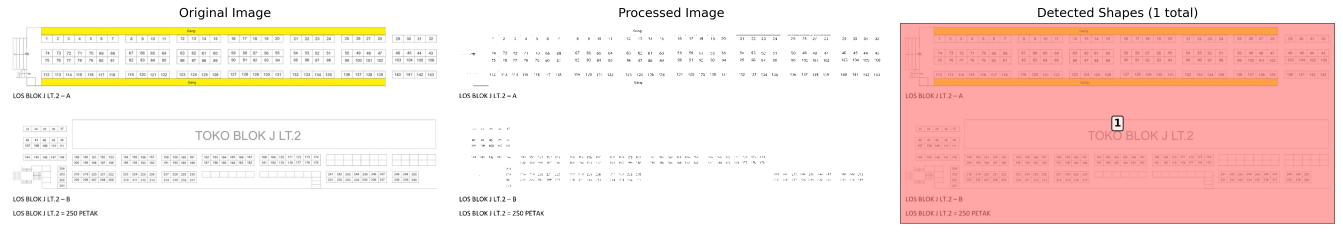
#> input picture robust_detection_60_edit.png, 5370 x 925 px (shown at 1/4 size); its folder holds only this picture in this run
$ python robust_detector.py
#> lines starting #> are read from the running program, lines starting #| are printed output that depends on the picture; after the words box and inside, x2 and y2 are one past the last pixel; in counts of white or black regions, pixels touching at a corner belong together
#!/usr/bin/env python3
"""
Robust Shape Detector - Versi yang lebih stabil dan mudah digunakan
Mengatasi berbagai masalah umum yang mungkin terjadi
"""

import cv2
import numpy as np
import matplotlib.pyplot as plt
import json
import os
import sys

# Set matplotlib backend untuk menghindari error display
import matplotlib
matplotlib.use('TkAgg')  # Try TkAgg first, fallback to Agg if needed

class RobustDetector:
    def __init__(self):
        self.colors = [
            '#FF6B6B', '#4ECDC4', '#45B7D1', '#96CEB4', '#FFEAA7',
            '#DDA0DD', '#98D8C8', '#F7DC6F', '#BB8FCE', '#85C1E9',
            '#F8C471', '#BDC3C7', '#E74C3C', '#3498DB', '#2ECC71'
        ]

    def safe_image_read(self, image_path):
        """Safely read image with error handling"""
        try:
            # Try to read image
            image = cv2.imread(image_path)

            if image is None:
                print(f"❌ Cannot read image: {image_path}")
                print("   Possible causes:")
                print("   - File doesn't exist")
                print("   - Unsupported format")
                print("   - File is corrupted")
                return None

            print(f"✅ Successfully loaded: {image_path}")
            print(f"   Size: {image.shape[1]}x{image.shape[0]} pixels")
            return image

        except Exception as e:
            print(f"❌ Error reading image: {e}")
            return None

    def robust_preprocessing(self, image):
        """Robust preprocessing with multiple fallback methods"""
        try:
            # Convert to grayscale
            if len(image.shape) == 3:
                gray = cv2.cvtColor(image, cv2.COLOR_BGR2GRAY)
            else:
                gray = image.copy()

            # Try multiple thresholding methods
            methods = []

            # Method 1: Simple threshold
            try:
                _, thresh1 = cv2.threshold(gray, 127, 255, cv2.THRESH_BINARY)
                methods.append(('Simple', thresh1))
            except:
                pass

            # Method 2: Otsu's method
            try:
                _, thresh2 = cv2.threshold(gray, 0, 255, cv2.THRESH_BINARY + cv2.THRESH_OTSU)
                methods.append(('Otsu', thresh2))
            except:
                pass

            # Method 3: Adaptive threshold
            try:
                thresh3 = cv2.adaptiveThreshold(gray, 255, cv2.ADAPTIVE_THRESH_GAUSSIAN_C,
                                              cv2.THRESH_BINARY, 11, 2)
                methods.append(('Adaptive', thresh3))
            except:
                pass

            if not methods:
                print("❌ All thresholding methods failed")
                return None, gray

            # Use the first successful method
            method_name, processed = methods[0]
            print(f"✅ Used {method_name} thresholding")

            return processed, gray

        except Exception as e:
            print(f"❌ Preprocessing failed: {e}")
            return None, None

    def detect_shapes_robust(self, image):
        """Robust shape detection with multiple fallback strategies"""
        try:
            # Preprocess image
            processed, gray = self.robust_preprocessing(image)
            if processed is None:
                return [], None

            # Find contours with error handling
            try:
                contours, _ = cv2.findContours(processed, cv2.RETR_EXTERNAL, cv2.CHAIN_APPROX_SIMPLE)
                print(f"✅ Found {len(contours)} initial contours")
            except Exception as e:
                print(f"❌ Contour detection failed: {e}")
                return [], processed

            # Filter and analyze contours
            shapes = []
            min_area = 100  # Adjustable minimum area

            for i, contour in enumerate(contours):
                try:
                    area = cv2.contourArea(contour)
                    if area < min_area:
                        continue

                    # Get bounding rectangle
                    x, y, w, h = cv2.boundingRect(contour)
                    aspect_ratio = w / h if h > 0 else 0

                    # Get center
                    M = cv2.moments(contour)
                    if M["m00"] != 0:
                        cx = int(M["m10"] / M["m00"])
                        cy = int(M["m01"] / M["m00"])
                    else:
                        cx, cy = x + w//2, y + h//2

                    # Approximate shape
                    epsilon = 0.02 * cv2.arcLength(contour, True)
                    approx = cv2.approxPolyDP(contour, epsilon, True)

                    shapes.append({
                        'contour': contour,
                        'bbox': (x, y, w, h),
                        'area': area,
                        'center': (cx, cy),
                        'aspect_ratio': aspect_ratio,
                        'vertices': len(approx),
                        'approx': approx
                    })

                except Exception as e:
                    print(f"⚠️  Warning: Failed to process contour {i}: {e}")
                    continue

            print(f"✅ Successfully processed {len(shapes)} shapes")
            return shapes, processed

        except Exception as e:
            print(f"❌ Shape detection failed: {e}")
            return [], None

    def safe_visualization(self, image, shapes, processed, output_path):
        """Safe visualization with error handling"""
        try:
            # Create figure with error handling
            try:
                fig, axes = plt.subplots(1, 3, figsize=(18, 6))
            except Exception as e:
                print(f"⚠️  Display issue, saving without showing: {e}")
                # Try non-interactive backend
                matplotlib.use('Agg')
                fig, axes = plt.subplots(1, 3, figsize=(18, 6))

            # Original image
            if len(image.shape) == 3:
                axes[0].imshow(cv2.cvtColor(image, cv2.COLOR_BGR2RGB))
            else:
                axes[0].imshow(image, cmap='gray')
            axes[0].set_title('Original Image')
            axes[0].axis('off')

            # Processed image
            if processed is not None:
                axes[1].imshow(processed, cmap='gray')
                axes[1].set_title('Processed Image')
            else:
                axes[1].text(0.5, 0.5, 'Processing Failed', ha='center', va='center')
                axes[1].set_title('Processing Failed')
            axes[1].axis('off')

            # Detected shapes
            if len(image.shape) == 3:
                axes[2].imshow(cv2.cvtColor(image, cv2.COLOR_BGR2RGB))
            else:
                axes[2].imshow(image, cmap='gray')

            # Draw shapes
            for i, shape in enumerate(shapes):
                try:
                    color = self.colors[i % len(self.colors)]
                    contour = shape['contour']

                    # Draw filled contour
                    axes[2].fill(contour[:, 0, 0], contour[:, 0, 1],
                               color=color, alpha=0.6, edgecolor='black', linewidth=1)

                    # Add number
                    axes[2].text(shape['center'][0], shape['center'][1], str(i+1),
                               ha='center', va='center', fontsize=10, fontweight='bold',
                               color='black', bbox=dict(boxstyle="round,pad=0.2",
                                                       facecolor='white', alpha=0.8))
                except Exception as e:
                    print(f"⚠️  Warning: Failed to draw shape {i}: {e}")
                    continue

            axes[2].set_title(f'Detected Shapes ({len(shapes)} total)')
            axes[2].axis('off')

            plt.tight_layout()

            # Save figure
            try:
                plt.savefig(output_path, dpi=300, bbox_inches='tight')
                print(f"✅ Results saved: {output_path}")
            except Exception as e:
                print(f"⚠️  Warning: Could not save figure: {e}")

            # Try to show
            try:
                plt.show()
            except Exception as e:
                print(f"⚠️  Warning: Could not display figure: {e}")
                print("   Figure was saved successfully though!")

            return True

        except Exception as e:
            print(f"❌ Visualization failed: {e}")
            return False

def main():
    """Main function with comprehensive error handling"""
    detector = RobustDetector()

    print("🛡️  ROBUST SHAPE DETECTOR")
    print("=" * 50)
    print("Versi yang stabil dengan error handling lengkap")
    print("=" * 50)

    # Find image files
    try:
        image_extensions = ['.png', '.jpg', '.jpeg', '.bmp', '.tiff', '.webp']
        image_files = []

        current_dir = os.getcwd()
        print(f"📁 Scanning directory: {current_dir}")

        for file in os.listdir('.'):
            if any(file.lower().endswith(ext) for ext in image_extensions):
                if os.path.getsize(file) > 0:  # Check file is not empty
                    image_files.append(file)

        if not image_files:
            print("❌ No image files found in current directory")
            print("   Supported formats: .png, .jpg, .jpeg, .bmp, .tiff, .webp")
            print("   Please place an image file in this directory and try again")
            return

        print(f"✅ Found {len(image_files)} image files:")
        for i, file in enumerate(image_files):
            size_mb = os.path.getsize(file) / (1024*1024)
            print(f"   {i+1}. {file} ({size_mb:.1f} MB)")

    except Exception as e:
        print(f"❌ Error scanning directory: {e}")
        return

    # Select image
    if len(sys.argv) > 1:
        image_path = sys.argv[1]
        if not os.path.exists(image_path):
            print(f"❌ File not found: {image_path}")
            return
    else:
        image_path = image_files[0]

    print(f"\n🔍 Processing: {image_path}")

    # Load image
    image = detector.safe_image_read(image_path)
#> in safe_image_read, image is the input picture: shape (925, 5370, 3); mean B, G, R 219.8, 224.9, 249.9
#|    Size: 5370x925 pixels
    if image is None:
        return

    # Detect shapes
    print("\n🎯 Detecting shapes...")
    shapes, processed = detector.detect_shapes_robust(image)
#> in robust_preprocessing, `gray = cv2.cvtColor(image, cv2.COLOR_BGR2GRAY)`:
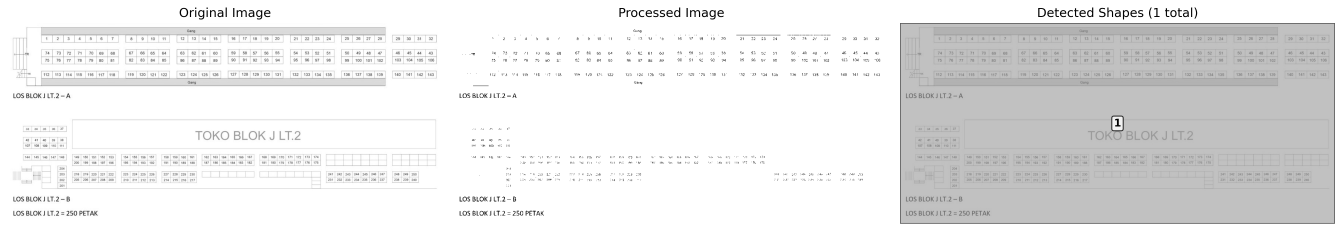
#> gray: shape (925, 5370) (shown at 1/4 size); min 0, max 255, mean 231.8
#> in robust_preprocessing, `_, thresh1 = cv2.threshold(gray, 127, 255, cv2.THRESH_BINARY)`:
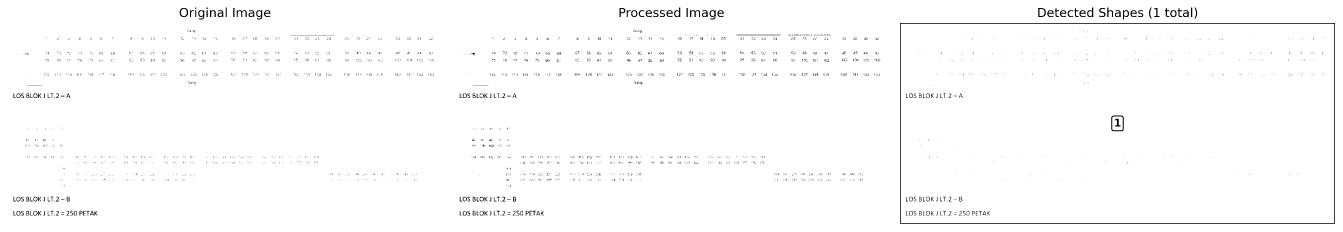
#> thresh1: shape (925, 5370) (shown at 1/4 size); 98.8% white; 3588 black regions (3248 under 20 px), largest, box (x1, y1, x2, y2) and area: (3600, 92, 5340, 895) 15222, (4445, 462, 4495, 525) 796, (4153, 32, 4183, 68) 472
#> in robust_preprocessing, `_, thresh2 = cv2.threshold(gray, 0, 255, cv2.THRESH_BINARY + cv2.THRES..`:
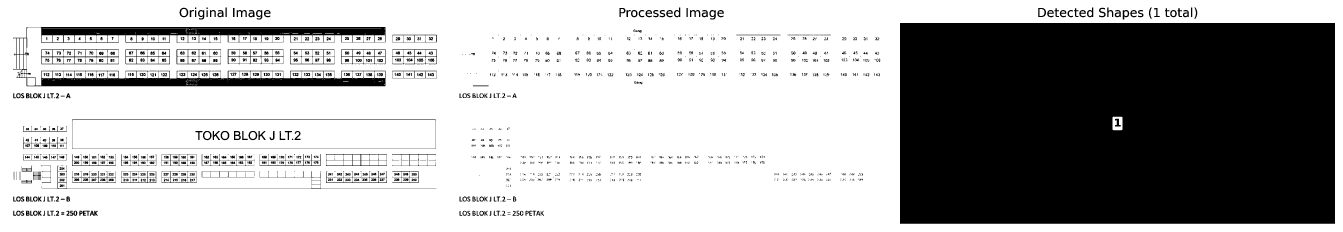
#> thresh2: shape (925, 5370) (shown at 1/4 size); 67.5% white; 2032 black regions (1075 under 20 px), largest, box (x1, y1, x2, y2) and area: (3600, 92, 5340, 895) 1395078, (52, 108, 1542, 345) 97143, (288, 478, 1744, 595) 4598
#> in robust_preprocessing, `thresh3 = cv2.adaptiveThreshold(gray, 255, cv2.ADAPTIVE_THRESH_GAUSSIA..`:
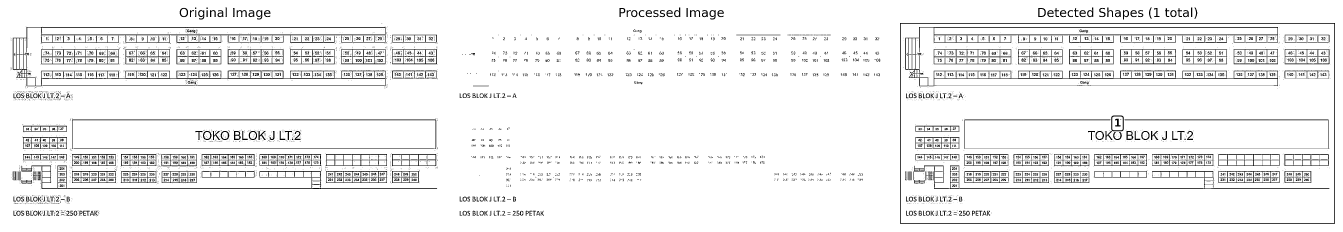
#> thresh3: shape (925, 5370) (shown at 1/4 size); 93.9% white; 6619 black regions (4943 under 20 px), largest, box (x1, y1, x2, y2) and area: (51, 108, 1543, 345) 27781, (3621, 108, 5113, 345) 25796, (3600, 92, 5340, 895) 15222
#> in robust_preprocessing, `method_name, processed = methods[0]`: method_name = 'Simple'
#| ✅ Used Simple thresholding
#> in detect_shapes_robust, `contours, _ = cv2.findContours(processed, cv2.RETR_EXTERNAL, cv2.CHAIN..`: contours = [[[0, 0], [0, 924], [5369, 924], [5369, 0]]]
#| ✅ Found 1 initial contours
#> the loop in detect_shapes_robust, `for i, contour in enumerate(contours):` made 1 pass
#> (area, x, y, w, h, aspect_ratio, cx, cy) on pass 1: (4960956, 0, 0, 5370, 925, 5.81, 2684, 462)
#> after the loop in detect_shapes_robust, `for i, contour in enumerate(contours):`: shapes = 1 item
#| ✅ Successfully processed 1 shapes
#> shapes = 1 item

    # Generate report
    print(f"\n📊 Detection Results:")
    print(f"Total shapes detected: {len(shapes)}")
#| Total shapes detected: 1

    if shapes:
        print("\nShape details:")
        print("-" * 60)
        print(f"{'ID':<3} {'Area':<8} {'Vertices':<8} {'Aspect Ratio':<12}")
        print("-" * 60)

        for i, shape in enumerate(shapes):
            print(f"{i+1:<3} {int(shape['area']):<8} {shape['vertices']:<8} {shape['aspect_ratio']:.2f}")
#> this loop made 1 pass
#| 1   4960956  4        5.81

    # Visualize results
    print(f"\n🎨 Creating visualization...")
    base_name = os.path.splitext(os.path.basename(image_path))[0]
    output_path = f'robust_detection_{base_name}.png'

    success = detector.safe_visualization(image, shapes, processed, output_path)
#> the loop in safe_visualization, `for i, shape in enumerate(shapes):` made 1 pass
#> (color, contour) on pass 1: ('#FF6B6B', [[0, 0], [0, 924], [5369, 924], [5369, 0]])
#> in safe_visualization, `plt.savefig(output_path, dpi=300, bbox_inches='tight')`:
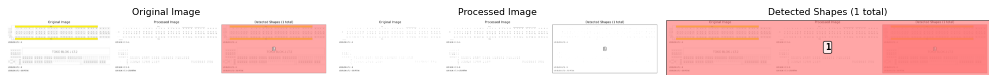
#> figure drawn by matplotlib, 3 panels
#> success = True

    if success:
        print(f"\n🎉 Detection completed successfully!")
        print(f"📁 Output saved as: {output_path}")
    else:
        print(f"\n⚠️  Detection completed with warnings")
        print("   Check the console messages above for details")

if __name__ == "__main__":
    main()
